Frame 1 (no input): blank canvas, image omitted
Frame 60 (no input): blank canvas, image omitted
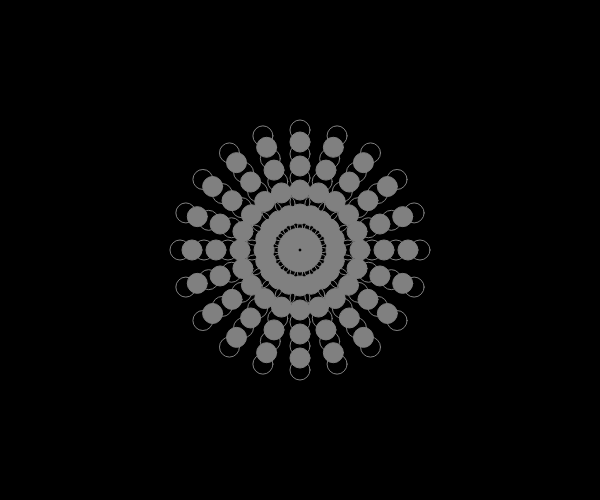
Frame 120 (the mouse pressed at the canvas centre since frame 60)

The p5.js sketch whose frames 1 and 60 were blank and that drew this single picture after the mouse press (run headless with seeded random() and noise() and a simulated clock; from frame 60 on, the mouse is pressed at the canvas centre):

// p5.js sketch
// ── sketch.js
function setup() {
  createCanvas(600, 500);
  // noLoop();
}

function draw() {
  background(0);
  translate(width / 2, height / 2); //Centra todo al centro del lienzo
  
  
  let numPatterns = 10; // Número de patrones circulares
  let baseRadius = 120; // Radio máximo del patrón 
  
  
  
  for (let p = 0; p < numPatterns; p++) { //Repite el proceso de dibujo
    let points = 20; // Número de puntos en cada patrón circular
    let radius = baseRadius * (p + 1) / numPatterns; // Radio para el patrón actual
    let angleStep = TWO_PI / points;
    
    
    
    // Alterna entre patrones con relleno y sin relleno
    let hasFill = p % 2 === 0;
    
    for (let i = 0; i < points; i++) {
      let angle = angleStep * i; // Ángulo para cada punto
      
      
      
      
      // Convertir coordenadas polares a cartesianas
      let r = radius + map(mouseX, 0, width, -50, 50); // Ajusta el radio en función de la posición del mouse
      let x = r * cos(angle);
      let y = r * sin(angle);
      
      
      
      
      // Colores RGB cambiantes
      let rColor = map(mouseX, 0, width, 0, 255);
      let gColor = map(mouseY, 0, height, 0, 255);
      let bColor = map(mouseX + mouseY, 0, width + height, 0, 255);
      
      
      
      if (hasFill) {
        fill(rColor, gColor, bColor);
      } else {
        noFill();
        stroke(rColor, gColor, bColor);
      }
      
      ellipse(x, y, 20, 20);
    }
  }
}
